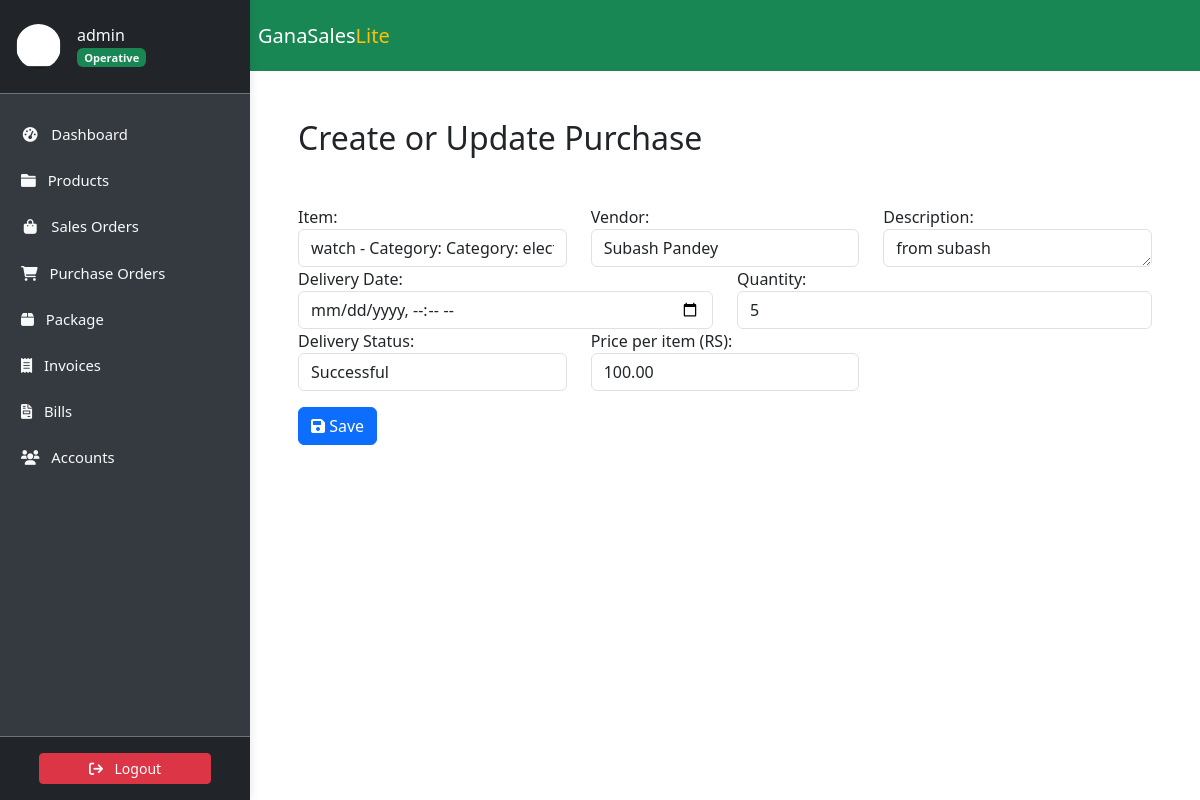
Screenshot of /transactions/purchase/5/update/ (signed in) with the database file from the repository.
### accounts/models.py (models this page shows, shortened)
class Profile(models.Model):
    user = models.OneToOneField(
        User, on_delete=models.CASCADE, verbose_name='User'
    )
    slug = AutoSlugField(
        unique=True,
        verbose_name='Account ID',
        populate_from='email'
    )
    profile_picture = ProcessedImageField(
        default='profile_pics/default.jpg',
        upload_to='profile_pics',
        format='JPEG',
        processors=[ResizeToFill(150, 150)],
        options={'quality': 100}
    )
    telephone = PhoneNumberField(
        null=True, blank=True, verbose_name='Telephone'
    )
    email = models.EmailField(
        max_length=150, blank=True, null=True, verbose_name='Email'
    )
    first_name = models.CharField(
        max_length=30, blank=True, verbose_name='First Name'
    )
    last_name = models.CharField(
        max_length=30, blank=True, verbose_name='Last Name'
    )
    status = models.CharField(
        choices=STATUS_CHOICES,
        max_length=12,
        default='INA',
        verbose_name='Status'
    )
    role = models.CharField(
        choices=ROLE_CHOICES,
        max_length=12,
        blank=True,
        null=True,
        verbose_name='Role'
    )
    class Meta:
        ordering = ['slug']
        verbose_name = 'Profile'
        verbose_name_plural = 'Profiles'

### transactions/models.py (models this page shows, shortened)
class Purchase(models.Model):
    slug = AutoSlugField(unique=True, populate_from="vendor")
    item = models.ForeignKey(Item, on_delete=models.CASCADE)
    description = models.TextField(max_length=300, blank=True, null=True)
    vendor = models.ForeignKey(
        Vendor, related_name="purchases", on_delete=models.CASCADE
    )
    order_date = models.DateTimeField(auto_now_add=True)
    delivery_date = models.DateTimeField(
        blank=True, null=True, verbose_name="Delivery Date"
    )
    quantity = models.PositiveIntegerField(default=0)
    delivery_status = models.CharField(
        choices=DELIVERY_CHOICES,
        max_length=1,
        default="P",
        verbose_name="Delivery Status",
    )
    price = models.DecimalField(
        max_digits=10,
        decimal_places=2,
        default=0.0,
        verbose_name="Price per item (RS)",
    )
    total_value = models.DecimalField(max_digits=10, decimal_places=2)
    class Meta:
        ordering = ["order_date"]

### transactions/views.py (the view, shortened to what this page needs)
class PurchaseUpdateView(LoginRequiredMixin, UpdateView):
    model = Purchase
    form_class = PurchaseForm
    template_name = "transactions/purchases_form.html"

### transactions/forms.py
class PurchaseForm(BootstrapMixin, forms.ModelForm):
    class Meta:
        model = Purchase
        fields = [
            'item',  'price', 'description', 'vendor',
            'quantity', 'delivery_date', 'delivery_status'
        ]
        widgets = {
            'delivery_date': forms.DateInput(
                attrs={
                    'class': 'form-control',
                    'type': 'datetime-local'
                }
            ),
            'description': forms.Textarea(
                attrs={'rows': 1, 'cols': 40}
            ),
            'quantity': forms.NumberInput(
                attrs={'class': 'form-control'}
            ),
            'delivery_status': forms.Select(
                attrs={'class': 'form-control'}
            ),
            'price': forms.NumberInput(
                attrs={'class': 'form-control'}
            ),
        }

### accounts/models.py (called while the page is built)
    def __str__(self):
        return self.name

### store/models.py (called while the page is built)
    def __str__(self):
        return f"Category: {self.name}"

    def __str__(self):
        return (
            f"{self.name} - Category: {self.category}, "
            f"Quantity: {self.quantity}"
        )

### transactions/templates/transactions/purchases_form.html (shortened to what this page needs)
{% extends "store/base.html" %}
{% load static %}{% load crispy_forms_tags %}
{% block content %}
<div class="container p-5">
    <h2>Create or Update Purchase</h2>
    <form method="post">
        <div class="row mt-5">
            <div class="form-group col-md-4">
                {{ form.item.label_tag }}
                {{ form.item }}
            </div>
            <div class="form-group col-md-4">
                {{ form.vendor.label_tag }}
                {{ form.vendor }}
            </div>
            <div class="form-group col-md-4">
                {{ form.description.label_tag }}
                {{ form.description }}
            </div>
        </div>
        <div class="row">
            <div class="form-group col-md-6">
                {{ form.delivery_date.label_tag }}
                {{ form.delivery_date }}
            </div>
            <div class="form-group col-md-6">
                {{ form.quantity.label_tag }}
                {{ form.quantity }}
            </div>
        </div>
        <div class="row">
            <div class="form-group col-md-4">
                {{ form.delivery_status.label_tag }}
                {{ form.delivery_status }}
            </div>
            <div class="form-group col-md-4">
                {{ form.price.label_tag }}
                {{ form.price }}
            </div>
        </div>
        <button type="submit" class="mt-3 btn btn-primary">
            <i class="fas fa-save"></i> Save
        </button>
    </form>
</div>
{% endblock %}

### store/templates/store/sidebar.html (shortened to what this page needs)
<link href="https://cdn.jsdelivr.net/npm/bootstrap@5.3.3/dist/css/bootstrap.min.css" rel="stylesheet">
<link href="https://cdnjs.cloudflare.com/ajax/libs/font-awesome/6.0.0-beta3/css/all.min.css" rel="stylesheet">
<aside class="sidebar" id="show-side-navigation1">
    <div class="sidebar-header d-flex align-items-center px-3 py-4 border-bottom border-secondary">
        <a href="{% url 'user-profile' %}" class="d-flex align-items-center text-decoration-none text-light">
            <img class="rounded-circle img-fluid" id="sidebar-img" width="45" src="{{ request.user.profile.profile_picture.url }}" alt="Profile Picture" />
            <div class="ms-3">
                <h5 class="fs-6 mb-0">
                    {{ request.user.username }}{% if request.user.profile.role == 'AD' %} <i class="fa-solid fa-circle-check text-success"></i>{% endif %}
                </h5>
                <span class="badge bg-success text-light">
                    {% if request.user.profile.role == 'AD' %}
                        Admin
                    {% elif request.user.profile.role == 'EX' %}
                        Executive
                    {% else %}
                        Operative
                    {% endif %}
                </span>
            </div>
        </a>
    </div>
    <div class="nav-container">
        <ul class="nav flex-column mt-3">
            <li class="nav-item mb-2">
                <a class="nav-link text-light {% if request.resolver_match.url_name == 'dashboard' %}active{% endif %}" href="{% url 'dashboard' %}">
                    <i class="fa fa-tachometer-alt fa-fw me-2"></i> Dashboard
                </a>
            </li>
            <li class="nav-item mb-2 dropdown">
                <a class="nav-link text-light {% if request.resolver_match.url_name == 'productslist' %}active{% endif %}" href="#" id="productsDropdown" role="button">
                    <i class="fa fa-folder me-2"></i> Products
                </a>
            </li>
            <li class="nav-item mb-2">
                <a class="nav-link text-light {% if request.resolver_match.url_name == 'saleslist' %}active{% endif %}" href="{% url 'saleslist' %}">
                    <i class="fa fa-shopping-bag fa-fw me-2"></i> Sales Orders
                </a>
            </li>
            <li class="nav-item mb-2">
                <a class="nav-link text-light {% if request.resolver_match.url_name == 'purchaseslist' %}active{% endif %}" href="{% url 'purchaseslist' %}">
                    <i class="fa fa-shopping-cart me-2"></i> Purchase Orders
                </a>
            </li>
            <li class="nav-item mb-2">
                <a class="nav-link text-light {% if request.resolver_match.url_name == 'deliveries' %}active{% endif %}" href="{% url 'deliveries' %}">
                    <i class="fa-solid fa-box me-2"></i> Package
                </a>
            </li>
            <li class="nav-item mb-2">
                <a class="nav-link text-light {% if request.resolver_match.url_name == 'invoicelist' %}active{% endif %}" href="{% url 'invoicelist' %}">
                    <i class="fa-solid fa-receipt me-2"></i> Invoices
                </a>
            </li>
            <li class="nav-item mb-2">
                <a class="nav-link text-light {% if request.resolver_match.url_name == 'bill_list' %}active{% endif %}" href="{% url 'bill_list' %}">
                    <i class="fa-solid fa-file-invoice me-2"></i> Bills
                </a>
            </li>
            <li class="nav-item mb-2 dropdown">
                <a class="nav-link text-light " href="#" id="accountsDropdown" role="button">
                    <i class="fa fa-users me-2"></i> Accounts
                </a>
            </li>
        </ul>
    </div>
    <div class="sidebar-footer position-relative w-100 text-center py-3 bg-dark border-top border-secondary mt-auto">
        <form method="post" action="{% url 'user-logout' %}">
            <button type="submit" class="btn btn-danger btn-sm w-75">
                <i class="fa fa-sign-out me-2"></i> Logout
            </button>
        </form>
    </div>
</aside>

### static/css/style.css (style rules this page uses)
:root { --dk-gray-100: #f3f4f6; --dk-gray-200: #e5e7eb; --dk-gray-300: #d1d5db; --dk-gray-400: #9ca3af; --dk-gray-500: #6b7280; --dk-gray-600: #4b5563; --dk-gray-700: #374151; --dk-gray-800: #1f2937; --dk-gray-900: #111827; --dk-dark-bg: #313348; --dk-darker-bg: #2a2b3d; --navbar-bg-color: #6f6486; --sidebar-bg-color: #252636; --sidebar-width: 250px; --sidebar-expanded-width: 230px; --sidebar-collapsed-width: 100px; --sidebar-header-bg: #212529; --nav-link-color: #adb5bd; --nav-link-active-bg: #495057; --dropdown-menu-bg: #495057; --dropdown-item-color: #adb5bd; --dropdown-item-active-bg: #6c757d; --sidebar-separator-bg: #4caf50; --logo-separator-height: 60px; --sidebar-item-height: 50px; --submenu-item-height: 45px; }
* { margin: 0; padding: 0; box-sizing: border-box; }
body { font-family: "Inter", sans-serif; background-color: #fff; overflow-x: hidden; }
a { text-decoration: none; }
.sidebar { font-size: 0.925rem; background-color: var(--sidebar-bg-color); width: var(--sidebar-width); transition: all 0.3s ease-in-out; z-index: 9999999; box-shadow: 0 0 10px rgba(0, 0, 0, 0.1); }
.sidebar .sidebar-header { background-color: var(--sidebar-header-bg); border-bottom: 1px solid #2a2b3c; padding: 15px; }
.sidebar ul > li > a { color: var(--dk-gray-400); text-decoration: none; }

### store/templates/store/sidebar.html (style rules this page uses)
.sidebar { width: 250px; background-color: #343a40; color: #fff; position: fixed; top: 0; bottom: 0; display: flex; flex-direction: column; z-index: 1030; transition: transform 0.3s ease; }
.sidebar-header { background-color: #212529; }
.nav-container { flex: 1; overflow-y: auto; padding: 5px; }
.nav-link { color: #adb5bd; padding: 0.5rem 1rem; }
.sidebar-footer { background-color: #212529; text-align: center; padding: 10px; }

### rows the page displays
Purchase: item "watch - Category: Category: electronics, Quantity: 20", vendor "Subash Pandey", description "from subash", quantity "5", delivery_status "Successful", price "100.00"

### other values shown
{{ request.user.username }} "admin"
